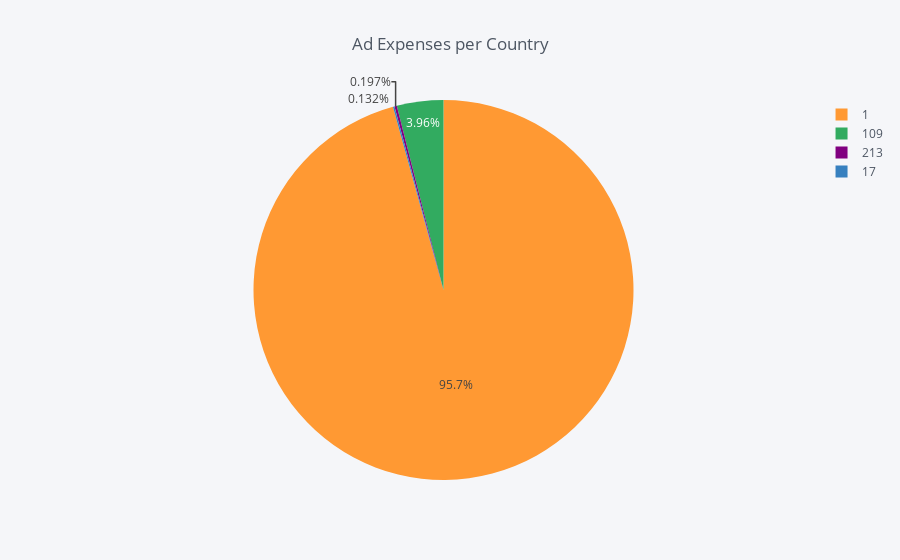

Write notebook code for a chart like this one.
### Code cell
adspend_country.iplot(kind = "pie", 
                  values = "value_usd", 
                  labels = "country_id",
                  title = "Ad Expenses per Country",
                 )

### Figure 1 — Plotly figure (JSON) as saved in the notebook; plotly's stock layout.template omitted (floating-point values rounded to 4 significant figures)
{"data": [{"labels": [1, 17, 109, 213], "marker": {"colors": ["rgba(255, 153, 51, 1.0)", "rgba(55, 128, 191, 1.0)", "rgba(50, 171, 96, 1.0)", "rgba(128, 0, 128, 1.0)"]}, "name": "", "type": "pie", "values": [243200.0, 334.4, 10050.0, 501.2]}], "layout": {"legend": {"bgcolor": "#F5F6F9", "font": {"color": "#4D5663"}}, "paper_bgcolor": "#F5F6F9", "plot_bgcolor": "#F5F6F9", "title": "Ad Expenses per Country", "titlefont": {"color": "#4D5663"}}}
